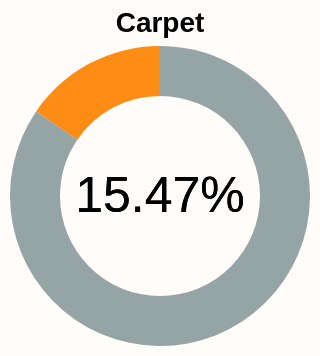

Specify this chart in Vega-Lite:
### Vega-Lite specification from a JSON file in a GitHub repository (floating-point values rounded to 4 significant figures)
{"$schema": "https://vega.github.io/schema/vega-lite/v5.json", "width": 150, "height": 150, "config": {"view": {"stroke": null}}, "title": {"text": "Carpet", "fontSize": 14}, "data": {"values": [{"Surface": "Carpet", "Percentage": "0.1547"}, {"Surface": "Other", "Percentage": "0.8453"}]}, "layer": [{"mark": {"type": "arc", "innerRadius": 50}}, {"mark": {"type": "text", "text": "15.47%", "fontSize": 25}, "encoding": {"color": {"value": "black"}}}], "encoding": {"theta": {"field": "Percentage", "type": "quantitative"}, "color": {"field": "Surface", "type": "nominal", "legend": null, "scale": {"domain": ["Carpet", "Other"], "range": ["#fc8c14", "#95A5A6"]}}, "tooltip": [{"field": "Surface", "type": "nominal"}, {"field": "Percentage", "type": "quantitative", "title": "Percentage of games played on this surface", "format": ".2%"}]}, "background": "#fffcf9"}
